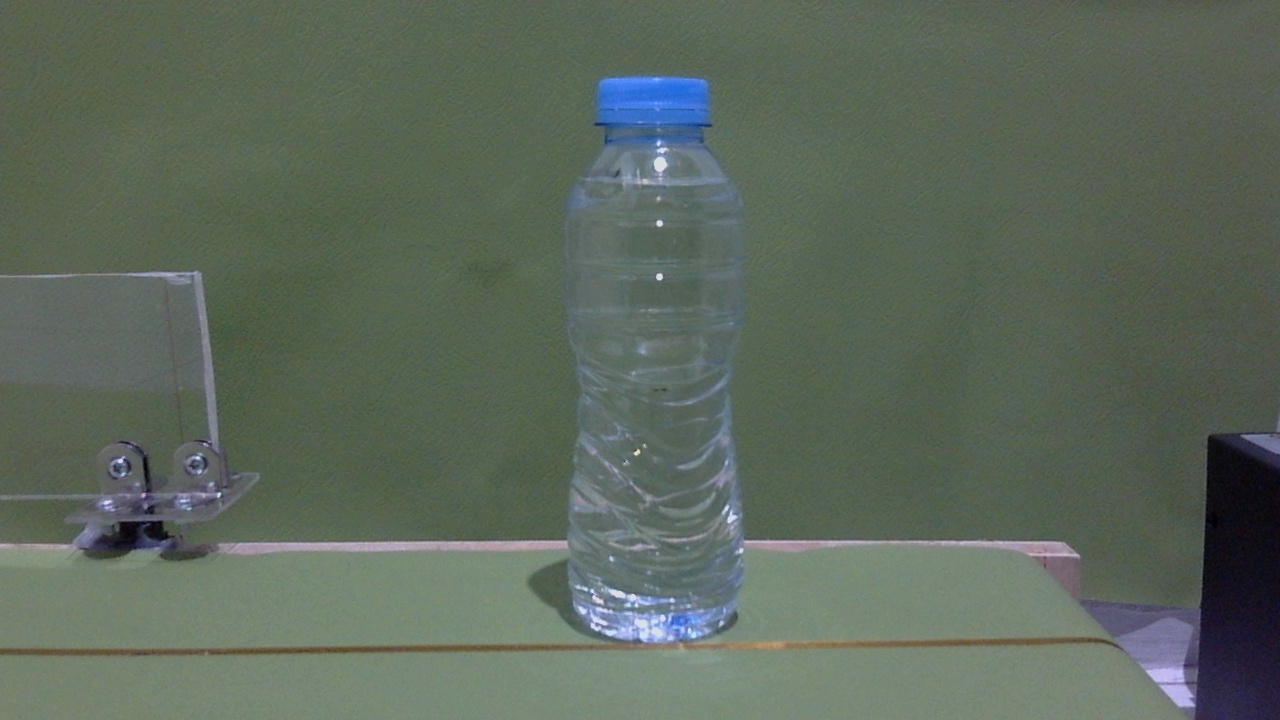
#> input picture dataset_yolo/test/images/damaged_label_0019_20260210_151223.jpg, 1280 x 720 px; its folder holds only this picture in this run
$ python run_pipeline_classic.py
#> lines starting #> are read from the running program, lines starting #| are printed output that depends on the picture; after the words box and inside, x2 and y2 are one past the last pixel; in counts of white or black regions, pixels touching at a corner belong together
### implementation/classic/debris/detect_debris.py
import cv2
import numpy as np

BROWN_THRESHOLD = 0.08
DARK_THRESHOLD = 0.20
SATURATION_THRESHOLD = 65

def get_debris_roi(image):

    h, w = image.shape[:2]

    x1 = int(w * 0.40)
    x2 = int(w * 0.60)

    y1 = int(h * 0.35)
    y2 = int(h * 0.82)

    return x1, y1, x2, y2


def detect_debris(image):

    x1, y1, x2, y2 = get_debris_roi(image)

    roi = image[y1:y2, x1:x2]

    hsv = cv2.cvtColor(
        roi,
        cv2.COLOR_BGR2HSV
    )

    h_ch = hsv[:, :, 0]
    s_ch = hsv[:, :, 1]
    v_ch = hsv[:, :, 2]

    dark_mask = v_ch < 85

    brown_mask = (
        (h_ch >= 5)
        &
        (h_ch <= 35)
        &
        (s_ch > 35)
        &
        (v_ch < 230)
    )

    dark_ratio = (
        np.count_nonzero(dark_mask)
        / dark_mask.size
    )

    brown_ratio = (
        np.count_nonzero(brown_mask)
        / brown_mask.size
    )

    mean_saturation = float(
        np.mean(s_ch)
    )

    mean_value = float(
        np.mean(v_ch)
    )

    debris = (
        brown_ratio > BROWN_THRESHOLD
        or dark_ratio > DARK_THRESHOLD
        or mean_saturation > SATURATION_THRESHOLD
    )

    score = max(
        brown_ratio / BROWN_THRESHOLD,
        dark_ratio / DARK_THRESHOLD,
        mean_saturation / SATURATION_THRESHOLD
    )

    if debris:
        confidence = min(score, 1.0)
    else:
        confidence = max(0.0, 1.0 - score)

    return {
        "label": (
            "debris"
            if debris
            else "good"
        ),

        "debris": debris,

        "dark_ratio": float(
            dark_ratio
        ),

        "brown_ratio": float(
            brown_ratio
        ),

        "mean_saturation": float(
            mean_saturation
        ),

        "mean_value": float(
            mean_value
        ),

        "roi_x1": x1,
        "roi_y1": y1,
        "roi_x2": x2,
        "roi_y2": y2,

        "confidence": float(confidence)
    }


def draw_debris_result(image, result):

    annotated = image.copy()

    x1 = result["roi_x1"]
    y1 = result["roi_y1"]
    x2 = result["roi_x2"]
    y2 = result["roi_y2"]

    color = (
        (0, 0, 255)
        if result["debris"]
        else (0, 255, 0)
    )

    cv2.rectangle(
        annotated,
        (x1, y1),
        (x2, y2),
        color,
        2
    )

    text = (
        f"{result['label']} "
        f"conf={result['confidence']:.2f}"
    )

    cv2.putText(
        annotated,
        text,
        (x1, max(25, y1 - 10)),
        cv2.FONT_HERSHEY_SIMPLEX,
        0.6,
        color,
        2
    )

    return annotated

### implementation/classic/fill_level/detect_fill_level.py
import cv2
import numpy as np

FILL_THRESHOLD = 0.80


def get_fill_roi(image):

    h, w = image.shape[:2]

    x1 = int(w * 0.42)
    x2 = int(w * 0.58)

    y1 = int(h * 0.20)
    y2 = int(h * 0.85)

    return x1, y1, x2, y2


def detect_fill_level(image):

    x1, y1, x2, y2 = get_fill_roi(image)

    roi = image[y1:y2, x1:x2]

    hsv = cv2.cvtColor(
        roi,
        cv2.COLOR_BGR2HSV
    )

    s_ch = hsv[:, :, 1]
    v_ch = hsv[:, :, 2]

    liquid_mask = (
        (s_ch > 25)
        &
        (v_ch < 240)
    )

    vertical_profile = np.mean(
        liquid_mask.astype(np.uint8),
        axis=1
    )

    liquid_rows = np.where(
        vertical_profile > 0.15
    )[0]

    if len(liquid_rows) == 0:

        fill_ratio = 0.0

        underfilled = True

        score = 0.0

        confidence = 1.0

        return {

            "label":
                "underfilled",

            "underfilled":
                underfilled,

            "fill_ratio":
                fill_ratio,

            "score":
                score,

            "confidence":
                confidence,

            "fill_y":
                None,

            "roi_x1": x1,
            "roi_y1": y1,
            "roi_x2": x2,
            "roi_y2": y2
        }

    fill_y = liquid_rows[0]

    roi_height = roi.shape[0]

    fill_ratio = (
        roi_height - fill_y
    ) / roi_height

    underfilled = (
        fill_ratio
        < FILL_THRESHOLD
    )

    score = (
        fill_ratio
        / FILL_THRESHOLD
    )

    if underfilled:
        confidence = max(
            0.0,
            1.0 - score
        )
    else:
        confidence = min(
            score,
            1.0
        )

    return {

        "label":
            "underfilled"
            if underfilled
            else "normal_fill",

        "underfilled":
            underfilled,

        "fill_ratio":
            float(fill_ratio),

        "score":
            float(score),

        "confidence":
            float(confidence),

        "fill_y":
            int(fill_y),

        "roi_x1": x1,
        "roi_y1": y1,
        "roi_x2": x2,
        "roi_y2": y2
    }


def draw_fill_result(image, result):

    annotated = image.copy()

    x1 = result["roi_x1"]
    y1 = result["roi_y1"]
    x2 = result["roi_x2"]
    y2 = result["roi_y2"]

    cv2.rectangle(
        annotated,
        (x1, y1),
        (x2, y2),
        (255, 0, 0),
        2
    )

    if result["fill_y"] is not None:

        level_y = (
            y1
            + result["fill_y"]
        )

        cv2.line(
            annotated,
            (x1, level_y),
            (x2, level_y),
            (0, 255, 255),
            2
        )

    color = (
        (0, 0, 255)
        if result["underfilled"]
        else (0, 255, 0)
    )

    text = (
        f"{result['label']} "
        f"conf={result['confidence']:.2f}"
    )

    cv2.putText(
        annotated,
        text,
        (x1, max(25, y1 - 10)),
        cv2.FONT_HERSHEY_SIMPLEX,
        0.6,
        color,
        2
    )

    return annotated

### implementation/classic/cap/detect_cap.py
import cv2
import numpy as np

CAP_HEIGHT_THRESHOLD = 0.25


def get_cap_roi(image, bottle_bbox):

    if bottle_bbox is None:

        h, w = image.shape[:2]

        return (
            int(w * 0.30),
            int(h * 0.03),
            int(w * 0.70),
            int(h * 0.25)
        )

    bx, by, bw, bh = bottle_bbox

    x1 = bx + int(bw * 0.20)
    x2 = bx + int(bw * 0.80)

    y1 = by
    y2 = by + int(bh * 0.18)

    return x1, y1, x2, y2


def detect_cap(image, bottle_bbox=None):

    x1, y1, x2, y2 = get_cap_roi(
        image,
        bottle_bbox
    )

    roi = image[y1:y2, x1:x2]

    hsv = cv2.cvtColor(
        roi,
        cv2.COLOR_BGR2HSV
    )

    # MATLAB Color Thresholder
    lower_cap = np.array([
        104,
        143,
        169
    ])

    upper_cap = np.array([
        112,
        255,
        255
    ])

    cap_mask = cv2.inRange(
        hsv,
        lower_cap,
        upper_cap
    )

    contours, _ = cv2.findContours(
        cap_mask,
        cv2.RETR_EXTERNAL,
        cv2.CHAIN_APPROX_SIMPLE
    )

    largest_contour = None
    largest_area = 0

    for cnt in contours:

        area = cv2.contourArea(cnt)

        if area > largest_area:

            largest_area = area
            largest_contour = cnt

    cap_height_ratio = 0.0
    cap_width_ratio = 0.0
    cap_area_ratio = 0.0

    if largest_contour is not None:

        x, y, w, h = cv2.boundingRect(
            largest_contour
        )

        cap_height_ratio = (
            h / roi.shape[0]
        )

        cap_width_ratio = (
            w / roi.shape[1]
        )

        cap_area_ratio = (
            largest_area
            / (roi.shape[0] * roi.shape[1])
        )

    cap_present = (
        cap_height_ratio >
        CAP_HEIGHT_THRESHOLD
    )

    confidence = min(
        cap_height_ratio
        / CAP_HEIGHT_THRESHOLD,
        1.0
    )

    return {

        "label":
            "cap_present"
            if cap_present
            else "no_cap",

        "cap_present":
            cap_present,

        "confidence":
            float(confidence),

        "cap_height_ratio":
            float(cap_height_ratio),

        "cap_width_ratio":
            float(cap_width_ratio),

        "cap_area_ratio":
            float(cap_area_ratio),

        "largest_area":
            float(largest_area),

        "roi_x1": x1,
        "roi_y1": y1,
        "roi_x2": x2,
        "roi_y2": y2,

        "mask":
            cap_mask,

        "bottle_bbox": bottle_bbox
    }


def draw_cap_result(
    image,
    result
):

    annotated = image.copy()

    if result["bottle_bbox"] is not None:

        bx, by, bw, bh = result["bottle_bbox"]

        cv2.rectangle(
            annotated,
            (bx, by),
            (bx + bw, by + bh),
            (255, 0, 0),
            2
        )

    x1 = result["roi_x1"]
    y1 = result["roi_y1"]
    x2 = result["roi_x2"]
    y2 = result["roi_y2"]

    color = (
        (0, 255, 0)
        if result["cap_present"]
        else (0, 0, 255)
    )

    cv2.rectangle(
        annotated,
        (x1, y1),
        (x2, y2),
        color,
        2
    )

    text = (
        f"{result['label']} "
        f"h={result['cap_height_ratio']:.3f} "
        f"conf={result['confidence']:.2f}"
    )

    cv2.putText(
        annotated,
        text,
        (x1, max(25, y1 - 10)),
        cv2.FONT_HERSHEY_SIMPLEX,
        0.6,
        color,
        2
    )

    return annotated

### implementation/classic/classify_bottle.py
def classify_bottle(
    debris_result,
    fill_result,
    cap_result
):

    # [11 lines of commented-out code are left out]

    if not cap_result["cap_present"]:

        final_class = "no_cap"
        confidence = cap_result["confidence"]
        decision_source = "cap"

    else:

        final_class = "good"

        confidence = max(
            debris_result["confidence"],
            fill_result["confidence"],
            cap_result["confidence"]
        )

        decision_source = "none"

    return {

        "final_class":
            final_class,

        "confidence":
            round(
                float(confidence),
                3
            ),

        "decision_source":
            decision_source
    }

### implementation/classic/run_pipeline_classic.py
"""
Pipeline klasycznej analizy obrazu

Kroki:
1. Detect debris
2. Detect fill level
3. Detect cap
4. Final classification
5. Save results
6. Evaluate

Uruchomienie:
python run_pipeline_classic.py
"""

import cv2
import pandas as pd
from pathlib import Path

from implementation.classic.debris.detect_debris import (
    detect_debris,
    draw_debris_result
)

from implementation.classic.fill_level.detect_fill_level import (
    detect_fill_level,
    draw_fill_result
)

from implementation.classic.cap.detect_cap import (
    detect_cap,
    draw_cap_result
)

from classic.classify_bottle import (
    classify_bottle
)

from classic.evaluate_classic import (
    evaluate_classic
)


# --------------------------------------------------
# Ścieżki
# --------------------------------------------------

PROJECT_ROOT = Path(__file__).resolve().parents[1]

INPUT_DIR = (
    PROJECT_ROOT
    / "dataset_yolo"
    / "test"
    / "images"
)

LABELS_DIR = (
    PROJECT_ROOT
    / "dataset_yolo"
    / "test"
    / "labels"
)

OUTPUT_DIR = (
    PROJECT_ROOT
    / "outputs"
    / "classical_results"
)

ANNOTATED_DIR = (
    OUTPUT_DIR
    / "annotated"
)

OUTPUT_DIR.mkdir(
    parents=True,
    exist_ok=True
)

ANNOTATED_DIR.mkdir(
    parents=True,
    exist_ok=True
)

IMG_EXTENSIONS = {
    ".jpg",
    ".jpeg",
    ".png",
    ".bmp"
}

print("PROJECT_ROOT:", PROJECT_ROOT)
print("INPUT_DIR:", INPUT_DIR)
print("LABELS_DIR:", LABELS_DIR)


# --------------------------------------------------
# Klasy YOLO
# --------------------------------------------------

CLASS_MAP = {
    0: "good",
    # 1: "wrong_bottle",
    # 2: "underfilled",
    3: "no_cap",
    # 4: "loose_cap",
    # 5: "debris",
    # 6: "damaged_label"
}


def get_true_label(label_path):

    if not label_path.exists():
        return "unknown"

    found_classes = set()

    with open(label_path, "r") as f:

        for line in f:

            parts = line.strip().split()

            if not parts:
                continue

            found_classes.add(
                int(parts[0])
            )

    PRIORITY = [
        # 5,  # debris
        # 2,  # underfilled
        3,  # no_cap
        # 4,  # loose_cap
        # 6,  # damaged_label
        # 1,  # wrong_bottle
        0   # good
    ]

    for cls_id in PRIORITY:

        if cls_id in found_classes:
            return CLASS_MAP[cls_id]

    return "good"


# --------------------------------------------------
# Pipeline
# --------------------------------------------------

def main():

    rows = []

    image_paths = sorted([
        p for p in INPUT_DIR.iterdir()
        if p.suffix.lower() in IMG_EXTENSIONS
    ])

    if not image_paths:

        raise RuntimeError(
            f"Brak obrazów w {INPUT_DIR}"
        )

    print(
        f"\nPrzetwarzanie "
        f"{len(image_paths)} obrazów..."
    )

    for img_path in image_paths:

        image = cv2.imread(
            str(img_path)
        )
#> image is the input picture: shape (720, 1280, 3); mean B, G, R 92, 104.4, 92.8

        if image is None:
            continue

        # --------------------------------
        # Ground Truth
        # --------------------------------

        label_path = (
            LABELS_DIR
            / f"{img_path.stem}.txt"
        )

        true_label = get_true_label(
            label_path
        )

        # --------------------------------
        # Detektory
        # --------------------------------

        debris_result = detect_debris(
            image
        )
#> in detect_debris, `x1, y1, x2, y2 = get_debris_roi(image)`: x1 = 512; y1 = 251; x2 = 768; y2 = 590
#> in detect_debris, `h_ch = hsv[:, :, 0]`:
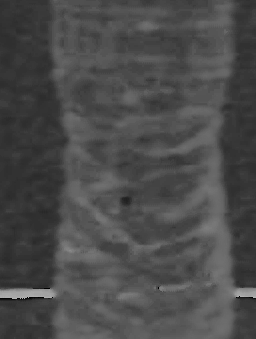
#> h_ch: shape (339, 256); min 0, max 177, mean 74.9
#> in detect_debris, `s_ch = hsv[:, :, 1]`:
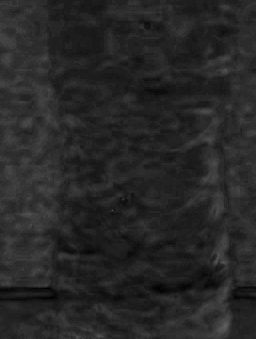
#> s_ch: shape (339, 256); min 0, max 93, mean 38.9
#> in detect_debris, `v_ch = hsv[:, :, 2]`:
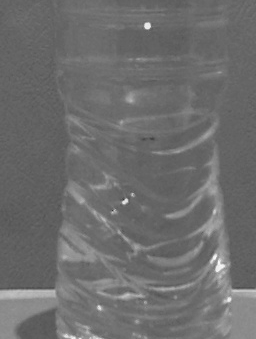
#> v_ch: shape (339, 256); min 52, max 249, mean 109.1
#> in detect_debris, `dark_mask = v_ch < 85`:
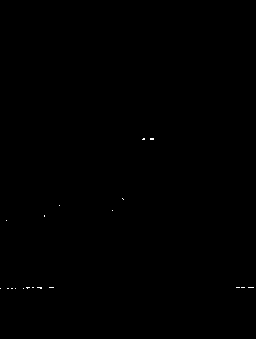
#> dark_mask: shape (339, 256) bool; 0.07% white in thin lines or dots, all inside (x1, y1, x2, y2) = (0, 138, 254, 289)
#> in detect_debris, `dark_ratio = ( np.count_nonzero(dark_mask) / dark_mask.size )`: dark_ratio = 0.000691
#> in detect_debris, `brown_ratio = ( np.count_nonzero(brown_mask) / brown_mask.size )`: brown_ratio = 1.15e-05
#> in detect_debris, `mean_saturation = float( np.mean(s_ch) )`: mean_saturation = 38.88
#> in detect_debris, `mean_value = float( np.mean(v_ch) )`: mean_value = 109.1
#> in detect_debris, `debris = ( brown_ratio > BROWN_THRESHOLD or dark_ratio > DARK_THRESHOL..`: debris = False
#> in detect_debris, `score = max( brown_ratio / BROWN_THRESHOLD, dark_ratio / DARK_THRESHOL..`: score = 0.598
#> in detect_debris, `confidence = max(0.0, 1.0 - score)`: confidence = 0.402
#> debris_result = 11 items

        fill_result = detect_fill_level(
            image
        )
#> in detect_fill_level, `x1, y1, x2, y2 = get_fill_roi(image)`: x1 = 537; y1 = 144; x2 = 742; y2 = 612
#> in detect_fill_level, `roi = image[y1:y2, x1:x2]`:
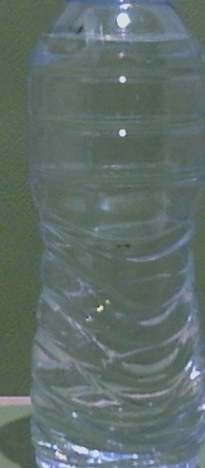
#> roi: shape (468, 205, 3); mean B, G, R 106.7, 109.9, 96.1
#> in detect_fill_level, `s_ch = hsv[:, :, 1]`:
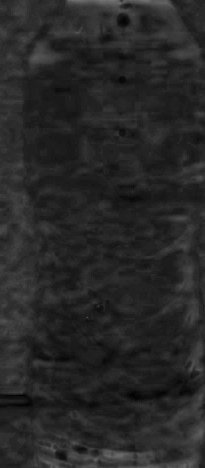
#> s_ch: shape (468, 205); min 0, max 117, mean 39.1
#> in detect_fill_level, `v_ch = hsv[:, :, 2]`:
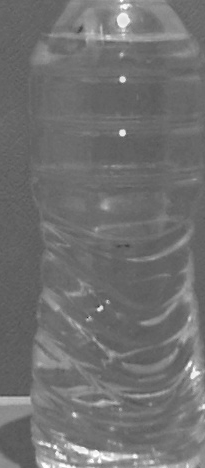
#> v_ch: shape (468, 205); min 52, max 255, mean 112.8
#> in detect_fill_level, `vertical_profile = np.mean( liquid_mask.astype(np.uint8), axis=1 )`: vertical_profile = 468 values, max 1 at index 2, min 0.434 at index 404, mean 0.921
#> (the rest of the program and of its run is left out)
